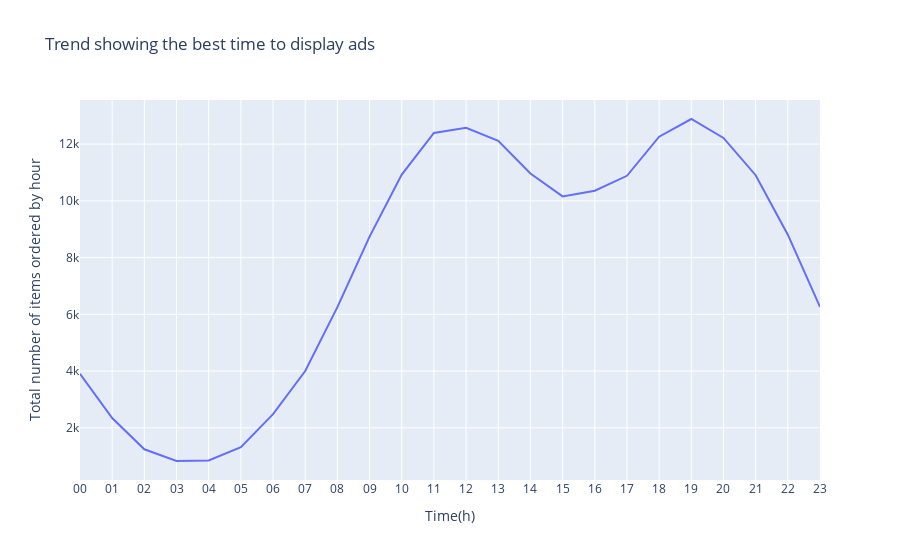

The code cell stored with this chart in its notebook:
### Code cell
line_for_gt = Greatest_time.sort_values('Hour').reset_index(drop=True)

px.line(line_for_gt, x='Hour', y='Quantity Ordered',
        labels={'Hour':'Time(h)', 'Quantity Ordered':'Total number of items ordered by hour'},
        title='Trend showing the best time to display ads')

### Figure 1 — Plotly figure (JSON) as saved in the notebook; plotly's stock layout.template omitted (floating-point values rounded to 4 significant figures)
{"data": [{"hovertemplate": "Time(h)=%{x}<br>Total number of items ordered by hour=%{y}<extra></extra>", "legendgroup": "", "line": {"color": "#636efa", "dash": "solid"}, "mode": "lines", "name": "", "orientation": "v", "showlegend": false, "type": "scatter", "x": ["00", "01", "02", "03", "04", "05", "06", "07", "08", "09", "10", "11", "12", "13", "14", "15", "16", "17", "18", "19", "20", "21", "22", "23"], "xaxis": "x", "y": [3902, 2347, 1242, 830, 852, 1320, 2481, 4002, 6252, 8740, 10929, 12392, 12573, 12115, 10965, 10159, 10359, 10884, 12263, 12886, 12218, 10905, 8808, 6262], "yaxis": "y"}], "layout": {"legend": {"tracegroupgap": 0}, "title": {"text": "Trend showing the best time to display ads"}, "xaxis": {"anchor": "y", "domain": [0, 1], "title": {"text": "Time(h)"}}, "yaxis": {"anchor": "x", "domain": [0, 1], "title": {"text": "Total number of items ordered by hour"}}}}
